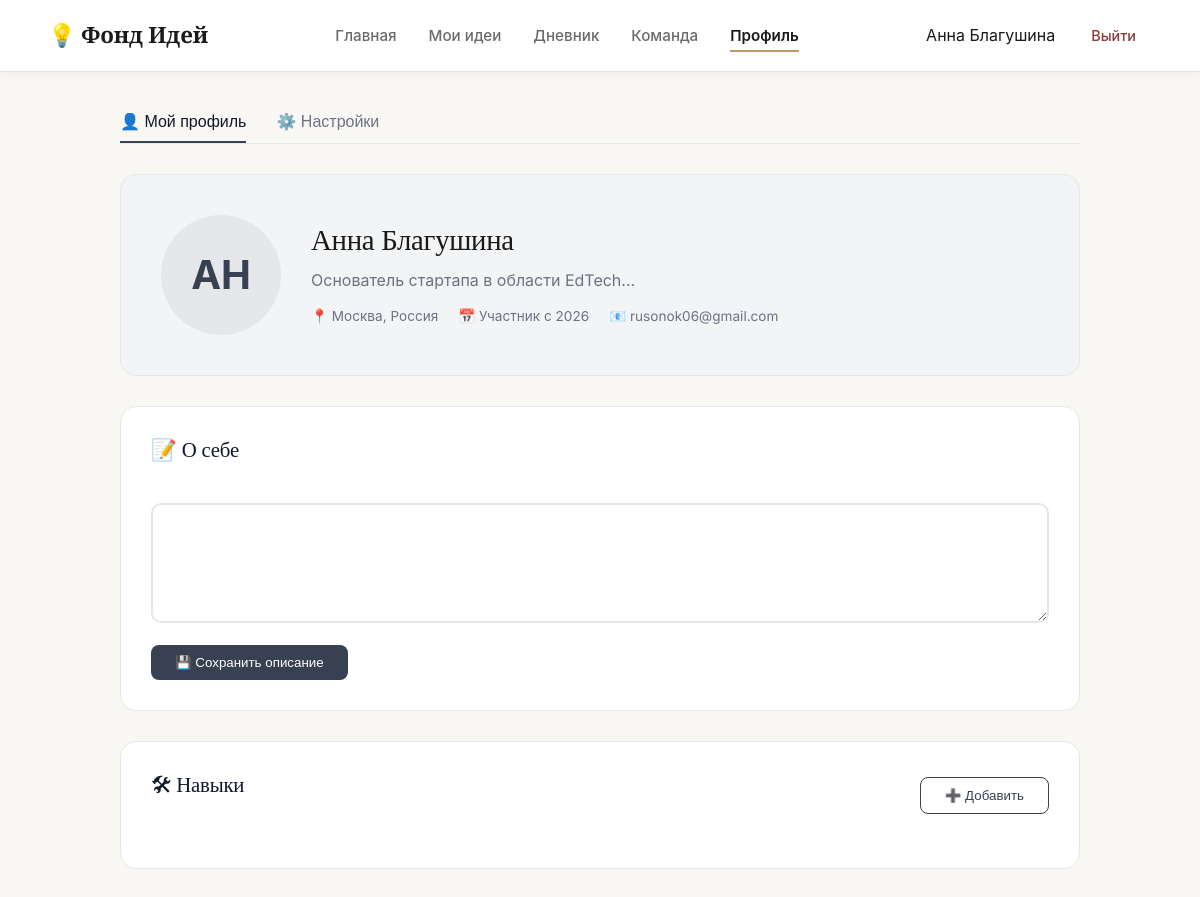
The page /profile (signed in) on the database its author committed.
### data/models.py (models this page shows, shortened)
class User(db.Model):
    id = db.Column(db.Integer, primary_key=True)
    username = db.Column(db.String(80), nullable=False)
    email = db.Column(db.String(120), unique=True, nullable=False)
    password_hash = db.Column(db.String(256))
    bio = db.Column(db.Text, default="Основатель стартапа в области EdTech...")
    about_me = db.Column(db.Text, default="")
    city = db.Column(db.String(100), default="Москва, Россия")
    joined_year = db.Column(db.String(10), default="2026")
    is_email_visible = db.Column(db.Boolean, default=True)
    is_city_visible = db.Column(db.Boolean, default=True)
    is_photo_visible = db.Column(db.Boolean, default=True)
    is_skills_visible = db.Column(db.Boolean, default=True)
    is_description_visible = db.Column(db.Boolean, default=True)
    is_ideas_visible = db.Column(db.Boolean, default=True)
    is_team_visible = db.Column(db.Boolean, default=True)
    ideas = db.relationship('Idea', backref='author', lazy=True)
    diary_entries = db.relationship('DiaryEntry', backref='owner', lazy=True)
    skills = db.relationship('Skill', backref='owner_skill', lazy=True)

### app.py (the view)
@app.route('/profile')
def profile():
    user = get_current_user()
    if not user:
        return redirect(url_for('index'))
    return render_template('profile.html', user=user)

### app.py (called while the page is built)
def get_current_user():
    if 'user_id' in session:
        return User.query.get(session['user_id'])
    return None

### templates/profile.html (shortened to what this page needs)
<!DOCTYPE html>
<html lang="ru">
<head>
    <link rel="stylesheet" href="{{ url_for('static', filename='css/styles.css') }}">
    <link rel="stylesheet" href="{{ url_for('static', filename='css/profile.css') }}">
</head>
<body>
    <nav class="navbar">
        <div class="nav-brand">💡 Фонд Идей</div>
        <div class="nav-links">
            <a href="{{ url_for('dashboard') }}">Главная</a>
            <a href="{{ url_for('ideas') }}">Мои идеи</a>
            <a href="{{ url_for('diary') }}">Дневник</a>
            <a href="{{ url_for('team') }}">Команда</a>
            <a href="{{ url_for('profile') }}" class="active">Профиль</a>
        </div>
        <div class="nav-user">
            <span>{{ user.username }}</span>
            <a href="{{ url_for('logout') }}" class="btn-logout">Выйти</a>
        </div>
    </nav>
    <main class="profile-main">
        <div class="profile-tabs">
            <button class="p-tab active" id="tab-profile">👤 Мой профиль</button>
            <button class="p-tab" id="tab-settings">⚙️ Настройки</button>
        </div>
        <div id="content-profile">
            <div class="profile-header">
                <div class="profile-avatar">
                    {% if user.is_photo_visible %}
                        <span class="avatar-initials">{{ user.username[:2].upper() }}</span>
                    {% else %}
                        <span class="avatar-initials" style="opacity: 0.3; font-size: 1.5rem;"></span>
                    {% endif %}
                </div>
                <div class="profile-info">
                    <h1>{{ user.username }}</h1>
                    <p class="bio-text" style="color:#6b7280; margin-bottom:10px;">{{ user.bio }}</p>
                    <div class="profile-meta">
                        {% if user.is_city_visible %}
                            <span>📍 {{ user.city }}</span>
                        {% else %}
                            <span>📍 Скрыто</span>
                        {% endif %}
                        <span>📅 Участник с {{ user.joined_year }}</span>
                        {% if user.is_email_visible %}
                            <span>📧 {{ user.email }}</span>
                        {% else %}
                            <span>📧 Скрыто</span>
                        {% endif %}
                    </div>
                </div>
            </div>
            <div class="section-card">
                <div class="section-header">
                    <h2>📝 О себе</h2>
                </div>
                {% if user.is_description_visible %}
                    <form action="/update_profile" method="POST">
                        <textarea name="about_text" class="about-textarea">{{ user.about_me }}</textarea>
                        <button type="submit" class="edit-btn" style="margin-top: 15px;">💾 Сохранить описание</button>
                    </form>
                {% endif %}
            </div>
            <div class="section-card">
                <div class="section-header">
                    <h2>🛠 Навыки</h2>
                    {% if user.is_skills_visible %}
                        <button class="edit-btn" onclick="toggleSkillsForm()" style="background:#fff; color:#374151; border:1px solid #374151;">➕ Добавить</button>
                    {% endif %}
                </div>
            </div>
        </div>
    </main>
</body>
</html>

### static/css/styles.css (style rules this page uses)
:root { --bg-paper: #F9F7F3; --bg-white: #FFFFFF; --bg-edge: #F1EDE6; --text-ink: #1A1A1A; --text-pencil: #6B6B6B; --text-light: #9CA3AF; --accent-binding: #8B3A3A; --accent-binding-hover: #6B2D2D; --accent-foil: #B89B5E; --accent-foil-light: #D4C5A3; --border-paper: #E8E3DB; --border-dark: #D4CFC5; --shadow-soft: 0 4px 20px rgba(26, 26, 26, 0.06); --shadow-medium: 0 8px 30px rgba(26, 26, 26, 0.08); --shadow-card: 0 2px 12px rgba(26, 26, 26, 0.04); --radius-sm: 8px; --radius-md: 12px; --radius-lg: 16px; --ease-smooth: cubic-bezier(0.25, 0.1, 0.25, 1); --transition-base: all 0.3s var(--ease-smooth); }
* { margin: 0; padding: 0; box-sizing: border-box; }
body { font-family: 'Inter', -apple-system, BlinkMacSystemFont, 'Segoe UI', sans-serif; background: var(--bg-paper); color: var(--text-ink); line-height: 1.65; -webkit-font-smoothing: antialiased; -moz-osx-font-smoothing: grayscale; }
h1, h2, h3, h4, h5, h6 { font-family: 'Cormorant Garamond', Georgia, serif; font-weight: 500; line-height: 1.25; letter-spacing: -0.01em; color: var(--text-ink); }
h2 { font-size: 2rem; margin-bottom: 8px; color: var(--text-ink); font-weight: 500; }
.navbar { height: 72px; padding: 0 48px; background: var(--bg-white); display: flex; align-items: center; justify-content: space-between; border-bottom: 1px solid var(--border-paper); box-shadow: var(--shadow-card); position: sticky; top: 0; z-index: 100; }
.nav-brand { font-family: 'Cormorant Garamond', serif; font-weight: 600; font-size: 1.4rem; color: var(--text-ink); letter-spacing: -0.01em; }
.nav-links { display: flex; gap: 32px; }
.nav-links a { text-decoration: none; color: var(--text-pencil); font-weight: 500; font-size: 0.95rem; transition: var(--transition-base); position: relative; padding: 4px 0; }
.nav-links a::after { content: ''; position: absolute; bottom: 0; left: 0; width: 0; height: 2px; background: var(--accent-foil); transition: width 0.3s var(--ease-smooth); }
.nav-links a.active, .nav-links a:hover { color: var(--text-ink); font-weight: 600; }
.nav-links a.active::after, .nav-links a:hover::after { width: 100%; }
.nav-user { display: flex; align-items: center; gap: 20px; }
.btn-logout { color: var(--accent-binding); text-decoration: none; font-weight: 500; font-size: 0.9rem; transition: var(--transition-base); padding: 8px 16px; border-radius: var(--radius-sm); }

### rows shown on the page
User: username "Анна Благушина", username "АН", bio "Основатель стартапа в области EdTech...", city "Москва, Россия", joined_year "2026", email "rusonok06@gmail.com"
